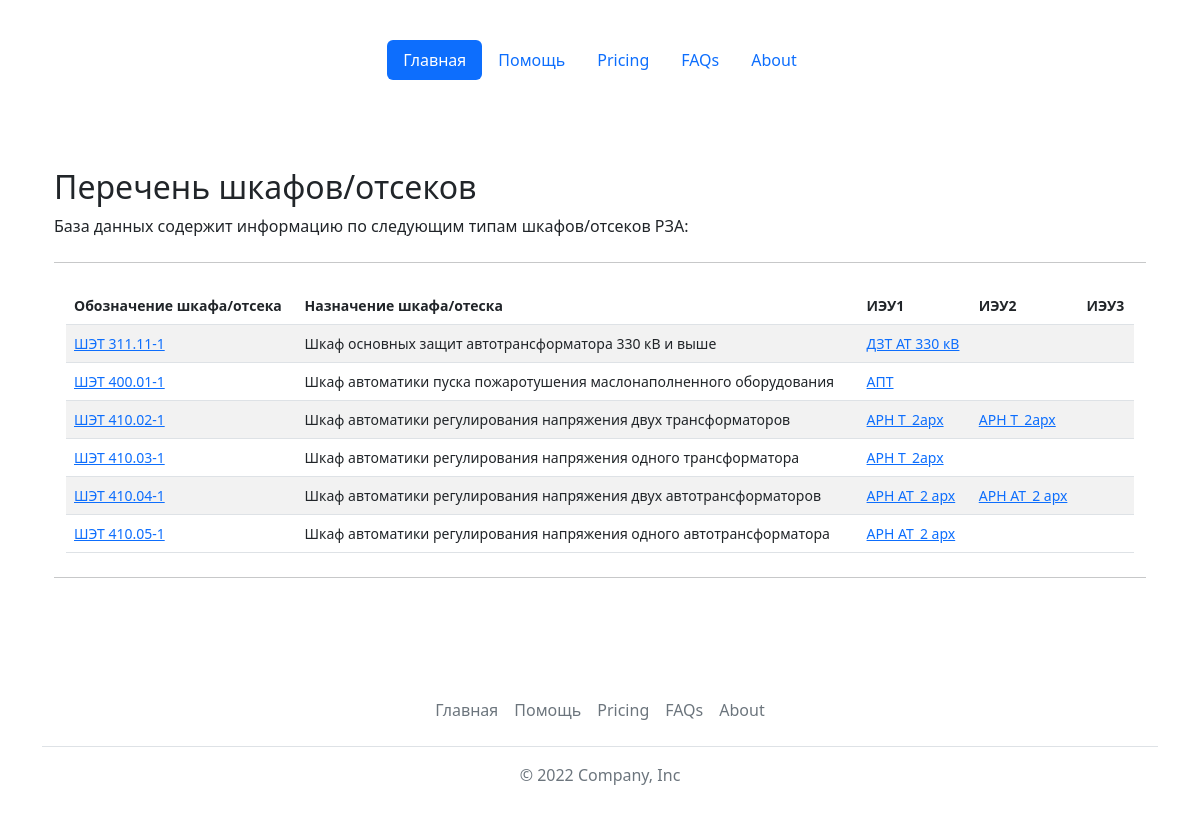
The page /reports/ on the database its author committed.
### base_types/models.py (models this page shows, shortened)
class Cabinets(models.Model):
    name = models.CharField(max_length=64, verbose_name='Обозначение шкафа', primary_key=True)
    terminal1 = models.ForeignKey(Terminals, related_name='ied1_set', on_delete=models.PROTECT, verbose_name='ИЭУ1', max_length=64, null=True)
    terminal2 = models.ForeignKey(Terminals, related_name='ied2_set', on_delete=models.PROTECT, verbose_name='ИЭУ2', max_length=64, blank=True, null=True)
    terminal3 = models.ForeignKey(Terminals, related_name='ied3_set', on_delete=models.PROTECT, verbose_name='ИЭУ3', max_length=64, blank=True, null=True)
    description = models.TextField(max_length=1024, verbose_name='Назначение шкафа')
    class Meta:
        verbose_name = 'Шкаф'
        verbose_name_plural = 'Шкафы'
        ordering = ['name']
    @property
    def get_terminal2(self):
        if self.terminal2:
            return self.terminal2
        else:
            return ""
    @property
    def get_terminal3(self):
        if self.terminal3:
            return self.terminal3
        else:
            return ""

class Terminals(models.Model):
    id = models.AutoField(primary_key=True)
    name = models.CharField(max_length=64, verbose_name='Обозначение ИЭУ', unique=True)
    description = models.TextField(max_length=1024, blank=True, verbose_name='Назначение ИЭУ')
    def __str__(self):
        return str(self.name)
    class Meta:
        verbose_name = 'ИЭУ'
        verbose_name_plural = 'ИЭУ'
        ordering = ['name']

### base_types/views.py (the view)
# urls.py: path('reports/', views.reports),
def reports(request):
    cabinets = Cabinets.objects.all()
    cabinets = cabinets.order_by('name')
    return render(request, 'base_types/reports.html', {'cabinets': cabinets})

### templates/base_types/reports.html
{% extends 'base.html' %}
{% block content %}
<main class="container py-5">
    {% if cabinets %}
    <h2 class="mt-4">Перечень шкафов/отсеков</h2>
    <p>База данных содержит информацию по следующим типам шкафов/отсеков РЗА:</p>
    <hr class="my-4">
    <div class="container small">
    <table class="table table-striped">
                <thead>
                    <tr>
                      <th scope="col">Обозначение шкафа/отсека</th>
                      <th scope="col">Назначение шкафа/отеска</th>
                      <th scope="col">ИЭУ1</th>
                      <th scope="col">ИЭУ2</th>
                      <th scope="col">ИЭУ3</th>
                    </tr>
                </thead>
                <tbody>
                    {% for item in cabinets %}
                    <tr>
                        <td><a href="cabinet/?name={{item.name}}&type=cabinet">{{item.name}}</a></td>
                        <td>{{item.description}}</td>
                        <td><a href="show/?name={{item.terminal1}}&type=ied">{{item.terminal1}}</a></td>
                        <td><a href="show/?name={{item.terminal2}}&type=ied">{{item.get_terminal2}}</a></td>
                        <td><a href="show/?name={{item.terminal3}}&type=ied">{{item.get_terminal3}}</a></td>
                    </tr>
                {% endfor %}
                </tbody>
            </table>
    </div>
    <hr class="my-4">
    {% else %}
    <h2 class="mt-4">В базе данных нет шкафов :(</h2>
    {% endif %}
</main>
{% endblock %}

### rows shown on the page
Cabinets: name "ШЭТ 311.11-1", description "Шкаф основных защит автотрансформатора 330 кВ и выше", terminal1 "ДЗТ АТ 330 кВ"
Cabinets: name "ШЭТ 400.01-1", description "Шкаф автоматики пуска пожаротушения маслонаполненного оборудования", terminal1 "АПТ"
Cabinets: name "ШЭТ 410.02-1", description "Шкаф автоматики регулирования напряжения двух трансформаторов", terminal1 "АРН Т_2арх", get_terminal2 "АРН Т_2арх"
Cabinets: name "ШЭТ 410.03-1", description "Шкаф автоматики регулирования напряжения одного трансформатора", terminal1 "АРН Т_2арх"
Cabinets: name "ШЭТ 410.04-1", description "Шкаф автоматики регулирования напряжения двух автотрансформаторов", terminal1 "АРН АТ_2 арх", get_terminal2 "АРН АТ_2 арх"
Cabinets: name "ШЭТ 410.05-1", description "Шкаф автоматики регулирования напряжения одного автотрансформатора", terminal1 "АРН АТ_2 арх"
